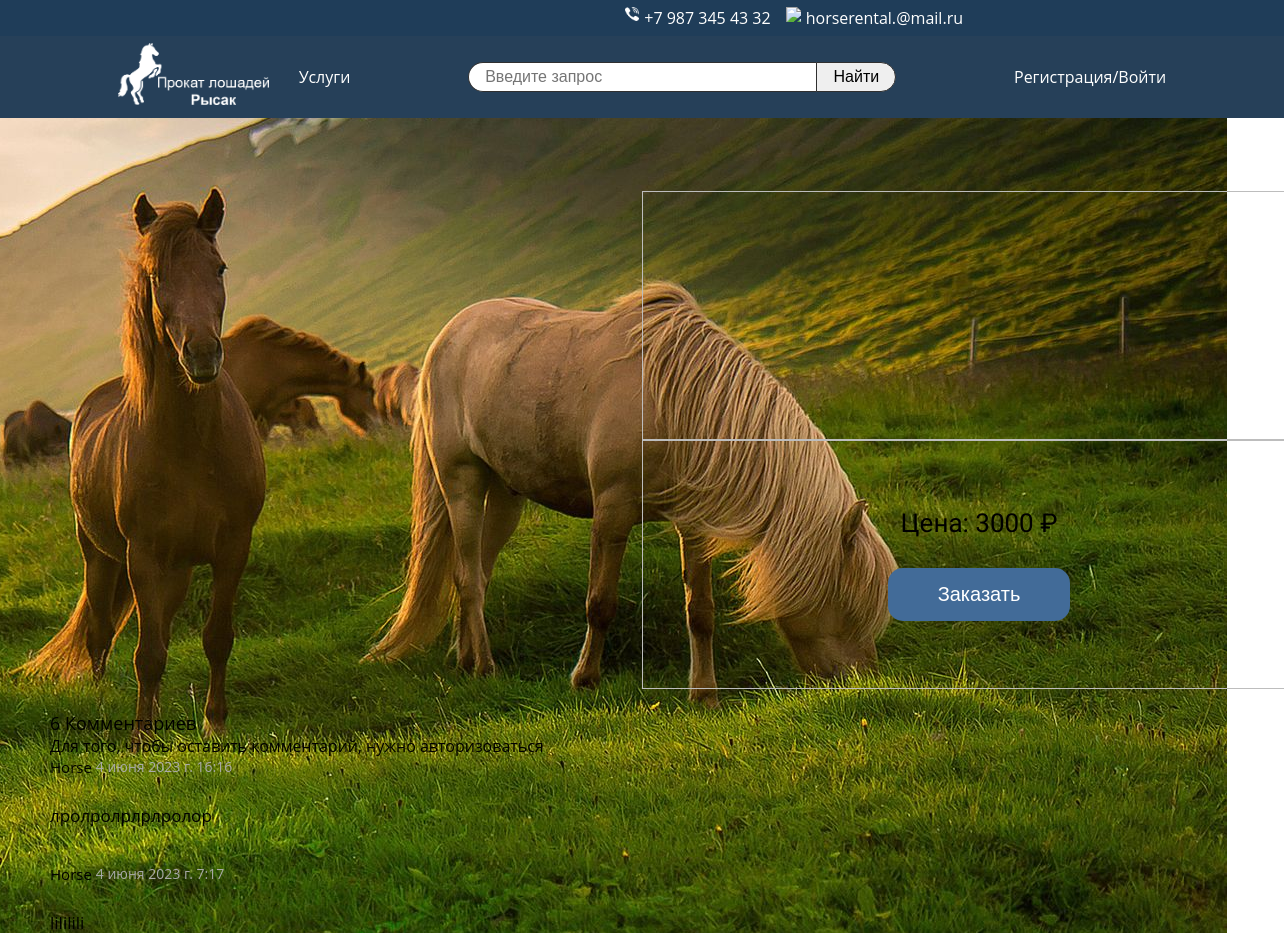
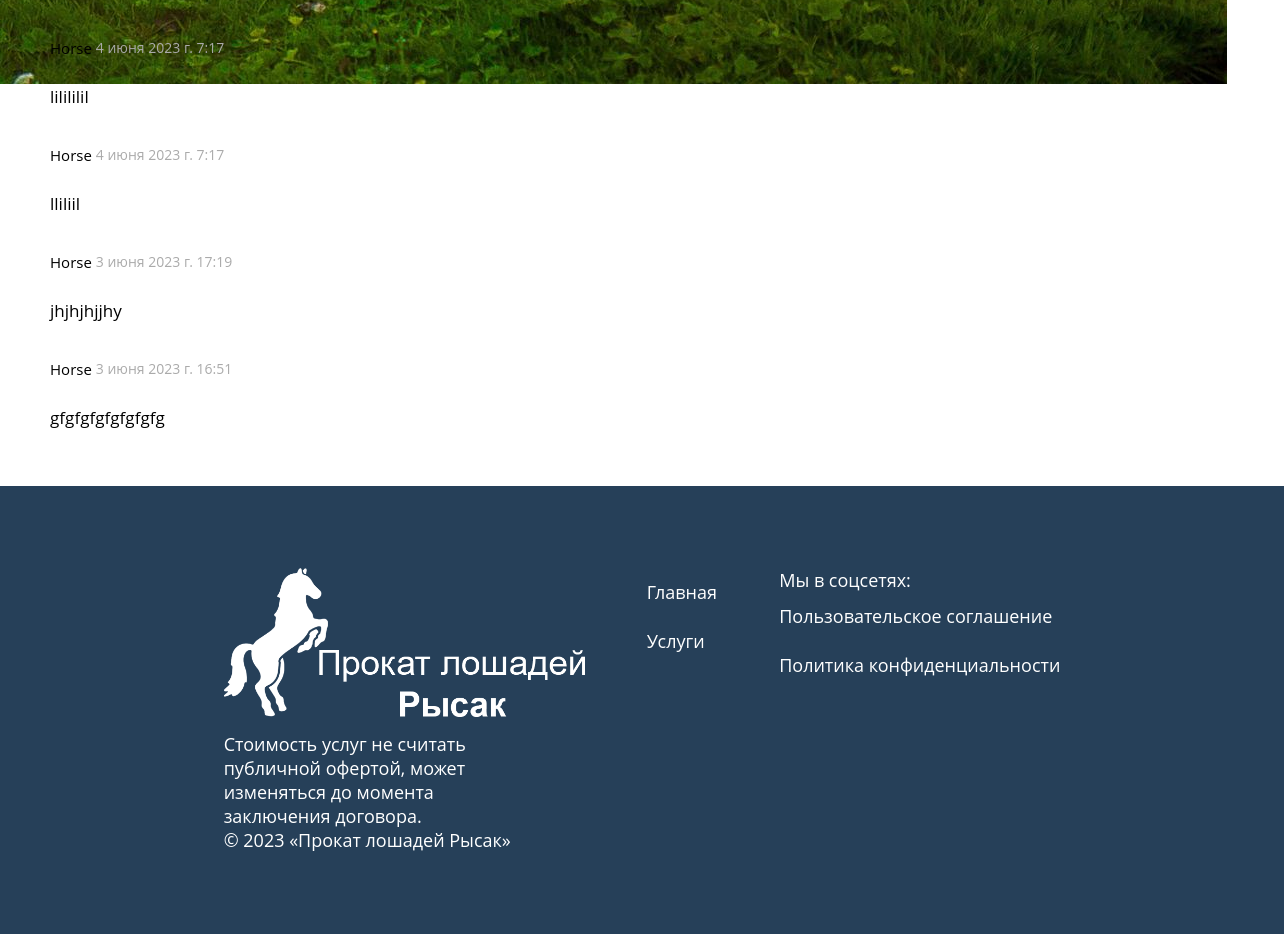
Screenshot of /services/3/ with the database file from the repository (2 pictures, top to bottom).
### horse/models.py (models this page shows, shortened)
class Services(models.Model):
    service_name = models.CharField(max_length=30, verbose_name='Наименование')
    service_img = models.ImageField(upload_to='%Y/%m/%d/', verbose_name='Фото')
    service_sell = models.CharField(max_length=50, verbose_name='Цена')
    horse = models.ForeignKey(Horse, on_delete=models.CASCADE, verbose_name='Порода')
    trainer = models.ForeignKey(Trainer, on_delete=models.CASCADE, verbose_name='Тренер')
    training = models.ForeignKey(Training, on_delete=models.CASCADE, verbose_name='Тренировки')
    route = models.ForeignKey(Route, on_delete=models.CASCADE, verbose_name='Описание')
    class Meta:
        ordering = ('service_name',)
        verbose_name = 'Услуга'
        verbose_name_plural = 'Услуги'

class Comments(models.Model):
    user = models.ForeignKey(User, on_delete=models.CASCADE, verbose_name='Пользователь')
    services = models.ForeignKey(Services, on_delete=models.CASCADE, verbose_name='Услуга')
    text = models.TextField(blank=False, verbose_name='Текст')
    date = models.DateTimeField(auto_now_add=True, verbose_name='Дата')
    class Meta:
        verbose_name = 'Комментарий'
        verbose_name_plural = 'Комментарии'
        ordering = ['-date', ]

### horse_reg/models.py (models this page shows)
class CustomUser(AbstractUser):
    email = models.EmailField(max_length=128, unique=True, db_index=True, blank=False)
    is_active = models.BooleanField(blank=False, default=False)
    USERNAME_FIELD = 'username'
    REQUIRED_FIELDS = ['email']
    objects = CustomUserManager()

### horse/views.py (the view)
# urls.py: path('<int:service_id>/', service_detail_view, name='detail'),
def service_detail_view(request, service_id):
    serv = get_object_or_404(Services, id=service_id)
    comments = Comments.objects.filter(services=service_id)
    if request.method == 'POST':
        form = CommentForm(request.POST)
        if form.is_valid():
            form = form.save(commit=False)
            form.user = request.user
            form.services = serv
            form.save()
            form = CommentForm
    else:
        form = CommentForm()
    return render(request, 'horse/service_detail.html', {'service': serv, 'comments': comments, 'form': form})

### horse/forms.py
class CommentForm(ModelForm):
    text = forms.CharField(label='Введите комментарий', widget=TextInput(attrs={"class": "comment_holder"}))
    class Meta:
        model = Comments
        fields = ('text',)

### horse/templates/horse/service_detail.html (shortened to what this page needs)
{% extends 'layout.html' %}
{% load thumbnail %}
{% block content %}
    <div class="container_service">
        <p style="font-size: 42px; width: auto" class="txt_banner">{{ service.service_name }}</p>
        <div class="block_info">
            <div class="foto_info">
                {% thumbnail service.service_img '600' crop="center" as im %}
                    <img src="{{ im.url }}" width="{{ im.width }}" height="{{ im.height }}" alt="">
                {% endthumbnail %}
            </div>
            <div class="more_info_serv">
                <div class="txt_info_serv">
                </div>
                <div class="txt_info_serv">
                    <p style="padding: 0" class="txt_service">Цена: {{ service.service_sell }}</p>
                    <label>
                        <a href="/services/{{order.pk}}/"><button class="btn_buy">Заказать</button></a>
                    </label>
                </div>
            </div>
        </div>
    </div>
    <div class="comments">
        {% if comments.count == 1 %}
            <p style="font-size: 18px">{{ comments.count }} Комментарий</p>
        {% elif comments.count == 2 or comments.count == 3 or comments.count  == 4 %}
            <p style="font-size: 18px">{{ comments.count }} Комментария</p>
        {% elif comments.count > 4 %}
            <p style="font-size: 18px">{{ comments.count }} Комментариев</p>
        {% endif %}
        {% if user.is_active %}
            <form action="" method="post">
                {% csrf_token %}
                {{ form.as_p }}
                <div class="footer_comment">
                    <button class="comment_send" type="submit">Оставить комментарий</button>
                </div>
            </form>
        {% else %}
            <p>Для того, чтобы оставить комментарий, нужно авторизоваться</p>
        {% endif %}
        {% for comment in comments %}
            <h style="display: flex"><p style="padding-right: 4px; font-size: 15px; margin: 0 0 5px 0">{{ comment.user }}</p> <p style="font-size: 14px; color: #AAAAAA; margin: 0 0 5px 0">{{ comment.date }}</p></h> <br>
            <p style="font-size: 17px; margin: 0 0 15px 0">{{ comment.text }}</p> <br>
        {% endfor %}
    </div>
{% endblock %}

### templates/layout.html (shortened to what this page needs)
{% load static %}
<!DOCTYPE html>
<html lang="ru">
<head>
    <link rel="stylesheet" href="{% static 'css/styles.css' %}" />
</head>
<body>
    <div class="header_nav">
        <div class="header_nav_content">
            <p style="color: white; margin-right: 15px; flex-direction: row"><img style="width: 14px; height: 14px; margin-right: 5px" src="{% static 'img/telefon.png' %}" alt="fffff"> +7 987 345 43 32 </p>
            <p style="color: white; flex-direction: row"><img style="width: 15px; height: 15px; margin-right: 5px" src="{% static 'img/mail.png' %}" alt="fffff"> horserental.@mail.ru </p>
        </div>
    </div>
    <header class="header">
        <div class="header_content">
            <nav style="display: flex; align-items: center">
                <a href="{% url 'main:main' %}"> <img style="width: 151px; height: 62px" src="{% static 'img/logo.png' %}" alt=""> </a>
                <a class="menu_header" href="{% url 'hor:first_service' %}">Услуги</a>
            </nav>
            <form class="search_form" action="{% url 'hor:first_service' %}">
                <input class="search_service" type="search" placeholder="Введите запрос" aria-label="Search" name="search">
                <button class="btn_search" type="submit">Найти</button>
            </form>
            <div style="display: flex; align-items: center">
                <a style="padding: 0" class="menu_header" href="{% url 'reg:register' %}">Регистрация/ </a>
                {% if user.is_authenticated %}
                    <a style="padding: 0" class="menu_header" href="{% url 'reg:logout' %}">Выйти</a>
                    <p style="color: white; padding-left: 30px">Вошли как: {{ user }}</p>
                {% else %}
                    <a style="padding: 0" class="menu_header" href="{% url 'reg:login' %}">Войти</a>
                {%endif%}
            </div>
        </div>
    </header>
    {% block content %}
    {% endblock %}
    <footer class="footer">
        <div class="footer_content">
            <div class="footer_block">
                <img style="width: 361px; height: 149px; margin-bottom: 15px" src="{% static 'img/logo.png' %}" alt="kkkkkk">
                <p style="width: 320px;" class="txt_menu">Стоимость услуг не считать публичной офертой, может изменяться до момента заключения договора.
                    <br> © 2023 «Прокат лошадей Рысак»</p>
            </div>
            <div class="footer_block">
                <a class="menu_footer" href="{% url 'main:main' %}">Главная</a>
                <a class="menu_footer" href="{% url 'hor:first_service' %}">Услуги</a>
            </div>
            <div class="footer_block">
                <p class="txt_menu">Мы в соцсетях:</p>
                <a class="menu_footer" href="">Пользовательское соглашение</a>
                <a class="menu_footer" href="">Политика конфиденциальности</a>
            </div>
        </div>
    </footer>
</body>
</html>

### static/css/styles.css (style rules this page uses)
* { padding: 0; margin: 0; box-sizing: border-box; }
body, html { font-family: Open Sans,Arial,sans-serif; }
.header_nav { background: #1f3d59; height: 36px; width: 100%; position: fixed; top: 0; right: 0; left: 0; z-index: 100; display: flex; justify-content: center; }
.header_nav_content { display: flex; height: 36px; align-items: center; width: 50%; justify-content: flex-end; }
.header { background: #264059; height: 83px; width: 100%; position: fixed; top: 0; right: 0; left: 0; z-index: 99; margin-top: 35px; display: flex; justify-content: center; }
.header_content { display: flex; height: 83px; align-items: center; width: 100%; justify-content: space-evenly; }
.menu_header { text-decoration: none; padding-left: 30px; color: white; transition: all ease 0.3s }
.footer { display: flex; height: 448px; background: #264059; justify-content: center; align-items: center; }
.footer_content { display: flex; width: 70%; justify-content: space-around; }
.footer_block { display: flex; flex-direction: column; }
.txt_menu { font-size: 18px; color: white; }
.menu_footer { font-size: 18px; color: white; text-decoration: none; line-height: 2.7em; transition: all ease 0.3s; }
.txt_banner { font-family: 'Alice',Georgia,"Times New Roman",serif; width: 706px; letter-spacing: -3px; line-height: 1.1em; font-size: 80px; color: #333; font-weight: 500; margin: 0 0 30px 0; }
.search_form { display: flex; flex: 0 1 428px; }
.search_service { width: 200px; height: 30px; border: 1px solid hsl(0, 0%, 18.82%); border-radius: 20px 0 0 20px; padding: 0 4px 0 16px; font-size: 16px; border-right: none; flex: 1; box-shadow: inset 0 1px 2px hsla(0, 0%, 0%, 0); color: black; }
.btn_search { border: 1px solid hsl(0, 0%, 18.82%); border-radius: 0 20px 20px 0; padding: 0 16px 0 16px; text-align: center; font-size: 16px; cursor: pointer; transition: ease 0.3s; }
.txt_service { text-decoration: none; font-size: 26px; padding-bottom: 20px; font-family: 'Alice',Georgia,"Times New Roman",serif; margin: 0; }
.container_service { display: flex; flex-direction: column; margin-top: 115px; align-items: center; }
.block_info { display: flex; justify-content: center; }
.foto_info { display: flex; width: 674px; height: 500px; justify-content: center; align-items: center; border: 1px solid #bdbdbd; }
.txt_info_serv { display: flex; width: 674px; height: 249px; flex-direction: column; border: 1px solid #bdbdbd; align-items: center; justify-content: center; }
.btn_buy { border: none; border-radius: 15px; background: #426b98; color: white; cursor: pointer; padding: 15px 50px 15px 50px; text-align: center; font-size: 20px; transition: all ease 0.2s; margin-top: 30px; }
.comments { padding: 20px 50px 20px 50px; }
p { display: flex; flex-direction: column; }

### rows the page displays
Services: service_sell "3000 ₽"
Comments: user "Horse", date "4 июня 2023 г. 16:16"
Comments: user "Horse", date "4 июня 2023 г. 7:17"
Comments: user "Horse", date "4 июня 2023 г. 7:17", text "lilililil"
Comments: user "Horse", date "4 июня 2023 г. 7:17", text "lliliil"
Comments: user "Horse", date "3 июня 2023 г. 17:19", text "jhjhjhjjhy"
Comments: user "Horse", date "3 июня 2023 г. 16:51", text "gfgfgfgfgfgfgfg"
